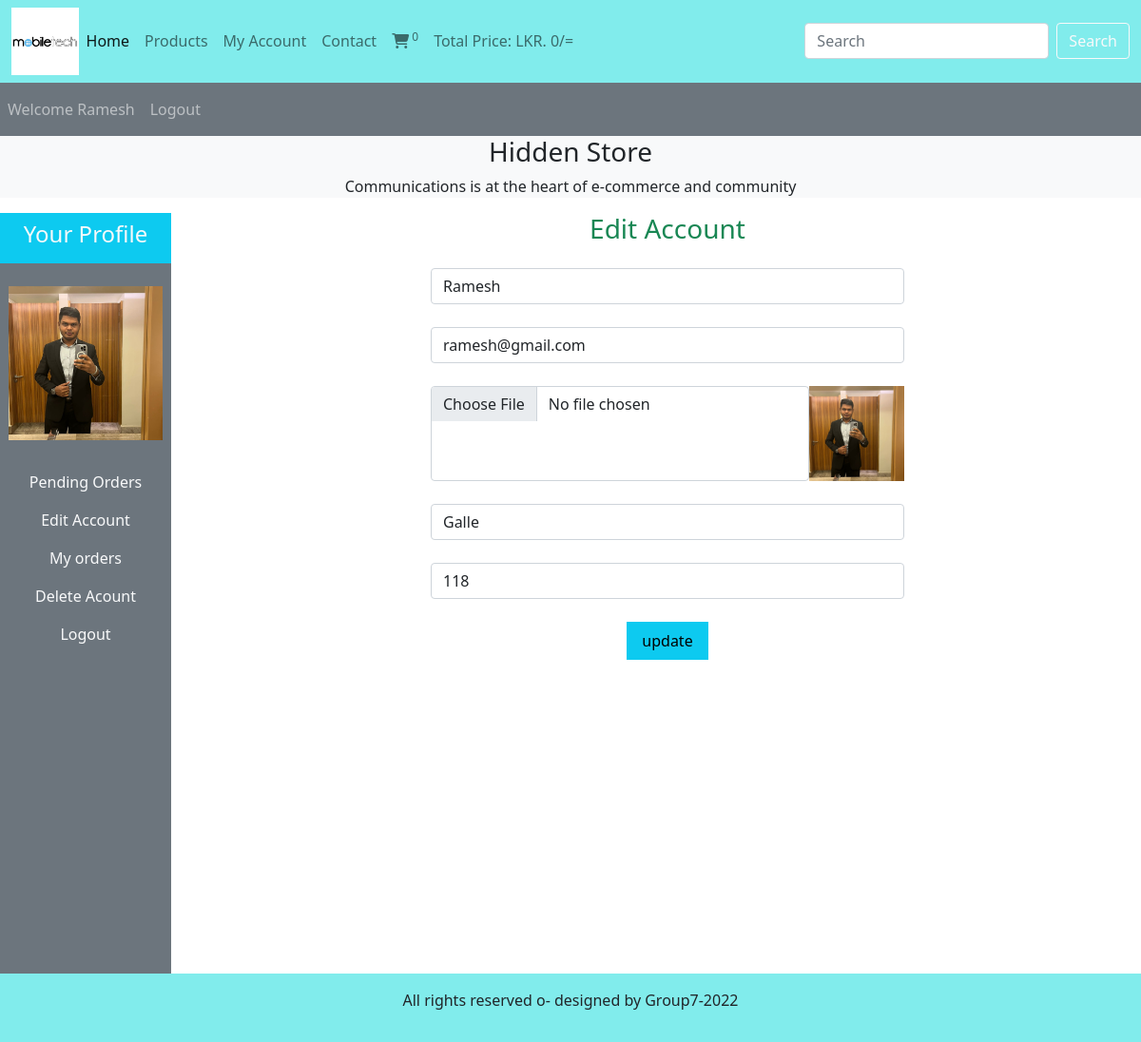
/users_area/profile.php?edit_account (signed in), run on the app's committed database.
### tables this page shows
CREATE TABLE IF NOT EXISTS `user_table` (
  `user_id` int NOT NULL AUTO_INCREMENT,
  `user_name` varchar(100) NOT NULL,
  `user_email` varchar(100) NOT NULL,
  `user_password` varchar(255) NOT NULL,
  `user_image` varchar(255) NOT NULL,
  `user_ip` varchar(100) NOT NULL,
  `user_address` varchar(255) NOT NULL,
  `user_mobile` varchar(20) NOT NULL,
  PRIMARY KEY (`user_id`)
);

### users_area/edit_account.php (the view, shortened to what this page needs)
<?php
    if(isset($_GET['edit_account'])){
        $user_session_name=$_SESSION['username'];
        $select_query="Select * from user_table where user_name='$user_session_name'";
        $result_query=mysqli_query($con,$select_query);
        $row_fetch=mysqli_fetch_assoc($result_query);
        $user_name=$row_fetch['user_name'];
        $user_email=$row_fetch['user_email'];
        $user_address=$row_fetch['user_address'];
        $user_mobile=$row_fetch['user_mobile'];
    }
?>
<!DOCTYPE html>
<html lang="en">
<head>
</head>
<body>
    <h3 class="text-success mb-4">Edit Account</h3>
    <form action="" method="post" enctype="multipart/form-data">
        <div class="form-outline mb-4">
            <input type="text" class="form-control w-50 m-auto" name="user_username" value="<?php echo $user_name ?>">
        </div>
        <div class="form-outline mb-4">
            <input type="email" class="form-control w-50 m-auto" name="user_email" value="<?php echo $user_email ?>">
        </div>
        <div class="form-outline mb-4 d-flex w-50 m-auto">
            <input type="file" class="form-control" name="user_image">
            <img src="./user_images/<?php echo $user_image?>" alt="" class="edit_img">
        </div>
        <div class="form-outline mb-4">
            <input type="text" class="form-control w-50 m-auto" name="user_address" value="<?php echo $user_address ?>">
        </div>
        <div class="form-outline mb-4">
            <input type="text" class="form-control w-50 m-auto" name="user_mobile" value="<?php echo $user_mobile ?>">
        </div>
        <input type="submit" value="update" class="bg-info py-2 px-3 border-0" name="user_update">
    </form>
</body>
</html>

### users_area/profile.php (shortened to what this page needs)
<!DOCTYPE html>
<html lang="en">
<head>
        <link href="https://cdn.jsdelivr.net/npm/bootstrap@5.0.2/dist/css/bootstrap.min.css"
        rel="stylesheet"
>
        <link rel="stylesheet" href="https://cdnjs.cloudflare.com/ajax/libs/font-awesome/6.2.1/css/all.min.css"
 />
        <link rel="stylesheet" href="../style.css">
</head>
<body>
    <div class="container-fluid p-0">
        <nav class="navbar navbar-expand-lg navbar-light" style="background-color: #81ecec;">
            <div class="container-fluid">
                <img src="../images/logo.png" alt="" class="logo">
                <div class="collapse navbar-collapse" id="navbarSupportedContent">
                <ul class="navbar-nav me-auto mb-2 mb-lg-0">
                    <li class="nav-item">
                    <a class="nav-link active" aria-current="page" href="../index.php">Home</a>
                    </li>
                    <li class="nav-item">
                    <a class="nav-link" href="../display_all.php">Products</a>
                    </li>
                    <li class="nav-item">
                    <a class="nav-link" href="profile.php">My Account</a>
                    </li>
                    <li class="nav-item">
                    <a class="nav-link" href="#">Contact</a>
                    </li>
                    <li class="nav-item">
                    <a class="nav-link" href="../cart.php"><i class="fa-solid fa-cart-shopping"></i><sup>
                        </sup>
                    </a>
                    </li>
                    <li class="nav-item">
                    <a class="nav-link" href="#">Total Price: LKR.
                        ?>/=
                    </a>
                    </li>
                </ul>
            <form class="d-flex" action="../search_product.php" method="get">
                <input class="form-control me-2" type="search" placeholder="Search" aria-label="Search" name="search_data">
                <input type="submit" value="Search" class="btn btn-outline-light" name="search_data_product">
            </form>
        </div>
    </div>
</nav>
    <nav class="navbar navbar-expand-lg navbar-dark bg-secondary">
        <ul class="navbar-nav ma-auto">
            <?php
                if(!isset($_SESSION['username'])){
                    echo "
                    <li class='nav-item'>
                            <a class='nav-link' href='user_login.php'>Welcome Guest</a>
                    </li>";
                }else{echo "
                    <li class='nav-item'>
                            <a class='nav-link' href='logout.php'>Welcome ".$_SESSION['username']."</a>
                    </li>";}
                if(!isset($_SESSION['username'])){
                    echo "
                    <li class='nav-item'>
                            <a class='nav-link' href='user_login.php'>Login</a>
                    </li>";
                }else{echo "
                    <li class='nav-item'>
                            <a class='nav-link' href='logout.php'>Logout</a>
                    </li>";}
            ?>
        </ul>
    </nav>
    <div class="bg-light">
        <h3 class="text-center">Hidden Store</h3>
        <p class="text-center">Communications is at the heart of e-commerce and community</p>
    </div>
    <div class="row">
        <div class="col-md-2">
            <ul class="navbar-nav bg-secondary text-center" style="height:100vh">
                <li class="nav-item bg-info">
                    <a class="nav-link text-light" href="#" ><h4>Your Profile</h4></a>
                </li>
                <?php
                    global $con;
                    $user_name=$_SESSION['username'];
                    $user_image_query="select * from user_table where user_name='$user_name'";
                    $user_image=mysqli_query($con,$user_image_query);
                    $row_image=mysqli_fetch_array($user_image);
                    $user_image=$row_image['user_image'];
                    echo "
                        <li class='nav-item'>
                            <img src='user_images/$user_image' alt='$user_name' class='profile_img my-4'>
                        </li>";
                ?>
                <li class="nav-item ">
                    <a class="nav-link text-light" href="profile.php" >Pending Orders</a>
                </li>
                <li class="nav-item ">
                    <a class="nav-link text-light" href="profile.php?edit_account" >Edit Account</a>
                </li>
                <li class="nav-item ">
                    <a class="nav-link text-light" href="profile.php?my_orders" >My orders</a>
                </li>
                <li class="nav-item ">
                    <a class="nav-link text-light" href="profile.php?delete_account" >Delete Acount</a>
                </li>
                <li class="nav-item ">
                    <a class="nav-link text-light" href="logout.php" >Logout</a>
                </li>
            </ul>
        </div>
        <div class="col-md-10 text-center">
            <?php
                if(isset($_GET['edit_account'])){
                    include('edit_account.php');
                }
            ?>
        </div>
    </div>
    <?php
        include ('../includes/footer.php');
    ?>
    </div>
</body>
</html>

### style.css (style rules this page uses)
* { margin: 0; padding: 0; box-sizing: border-box; }
.logo { width: 6%; height: 6%; }

### users_area/profile.php (style rules this page uses)
body { overflow-x:hidden; }
.profile_img { width: 90%; margin:auto; display:block: object-fit:content; }
.edit_img { width:100px; height:100px; object-fit:content; }

### data on the page
user_table: user_image (picture), user_username "Ramesh", user_email "ramesh@gmail.com", user_address "Galle", user_mobile "118"

### other printed values
$count_cart_items "0"
$total_price "0"
$_SESSION['username'] "Ramesh"
